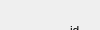
      <widget class="QWidget" name="page_7">
       <property name="geometry">
        <rect>
         <x>0</x>
         <y>0</y>
         <width>100</width>
         <height>30</height>
        </rect>
       </property>
       <attribute name="label">
        <string>consulter finance</string>
       </attribute>
       <widget class="QPushButton" name="supprimer_2">
        <property name="geometry">
         <rect>
          <x>130</x>
          <y>320</y>
          <width>121</width>
          <height>41</height>
         </rect>
        </property>
        <property name="styleSheet">
         <string notr="true"/>
        </property>
        <property name="text">
         <string>supprimer</string>
        </property>
       </widget>
       <widget class="QDateEdit" name="date_2">
        <property name="geometry">
         <rect>
          <x>170</x>
          <y>100</y>
          <width>110</width>
          <height>22</height>
         </rect>
        </property>
       </widget>
       <widget class="QLabel" name="label_24">
        <property name="geometry">
         <rect>
          <x>70</x>
          <y>140</y>
          <width>55</width>
          <height>16</height>
         </rect>
        </property>
        <property name="text">
         <string>prix</string>
        </property>
       </widget>
       <widget class="QPushButton" name="pushButton_2">
        <property name="geometry">
         <rect>
          <x>10</x>
          <y>320</y>
          <width>111</width>
          <height>41</height>
         </rect>
        </property>
        <property name="styleSheet">
         <string notr="true"/>
        </property>
        <property name="text">
         <string>ajouter</string>
        </property>
       </widget>
       <widget class="QLineEdit" name="prix_2">
        <property name="geometry">
         <rect>
          <x>170</x>
          <y>140</y>
          <width>113</width>
          <height>22</height>
         </rect>
        </property>
       </widget>
       <widget class="QLabel" name="label_25">
        <property name="geometry">
         <rect>
          <x>70</x>
          <y>100</y>
          <width>55</width>
          <height>16</height>
         </rect>
        </property>
        <property name="text">
         <string>date</string>
        </property>
       </widget>
       <widget class="QLineEdit" name="id_2">
        <property name="geometry">
         <rect>
          <x>170</x>
          <y>20</y>
          <width>113</width>
          <height>22</height>
         </rect>
        </property>
        <property name="inputMask">
         <string/>
        </property>
        <property name="cursorMoveStyle">
         <enum>Qt::LogicalMoveStyle</enum>
        </property>
       </widget>
       <widget class="QLabel" name="label_26">
        <property name="geometry">
         <rect>
          <x>70</x>
          <y>20</y>
          <width>61</width>
          <height>21</height>
         </rect>
        </property>
        <property name="text">
         <string>id</string>
        </property>
       </widget>
       <widget class="QLineEdit" name="description_2">
        <property name="geometry">
         <rect>
          <x>170</x>
          <y>180</y>
          <width>141</width>
          <height>71</height>
         </rect>
        </property>
       </widget>
       <widget class="QLabel" name="label_27">
        <property name="geometry">
         <rect>
          <x>70</x>
          <y>180</y>
          <width>101</width>
          <height>16</height>
         </rect>
        </property>
        <property name="text">
         <string>description</string>
        </property>
       </widget>
       <widget class="QLabel" name="label_28">
        <property name="geometry">
         <rect>
          <x>70</x>
          <y>60</y>
          <width>55</width>
          <height>16</height>
         </rect>
        </property>
        <property name="text">
         <string>type</string>
        </property>
       </widget>
       <widget class="QPushButton" name="pushButton_modifier_2">
        <property name="geometry">
         <rect>
          <x>280</x>
          <y>320</y>
          <width>111</width>
          <height>41</height>
         </rect>
        </property>
        <property name="styleSheet">
         <string notr="true"/>
        </property>
        <property name="text">
         <string>modifier</string>
        </property>
       </widget>
       <widget class="QLineEdit" name="type_2">
        <property name="geometry">
         <rect>
          <x>170</x>
          <y>60</y>
          <width>113</width>
          <height>22</height>
         </rect>
        </property>
       </widget>
       <widget class="QLabel" name="label_erreur">
        <property name="geometry">
         <rect>
          <x>60</x>
          <y>270</y>
          <width>271</width>
          <height>31</height>
         </rect>
        </property>
        <property name="styleSheet">
         <string notr="true">background-color: rgb(208, 223, 213);</string>
        </property>
        <property name="text">
         <string/>
        </property>
       </widget>
      </widget>
